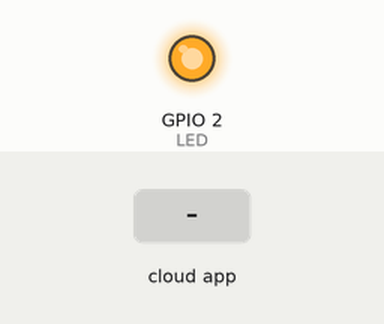
The sketch below on a simulated ESP8266 (NodeMCU). Shown: output pins drawn as LEDs (lit = HIGH). Inputs (shaded band) come from the test bench. WiFi joins after 1.5 s; servers stay silent unless stated; what the sketch prints to the serial monitor is not drawn.

Above: at 2.7 s.
2.8 s: the phone or cloud app sets mask to 1
At 3.2 s:
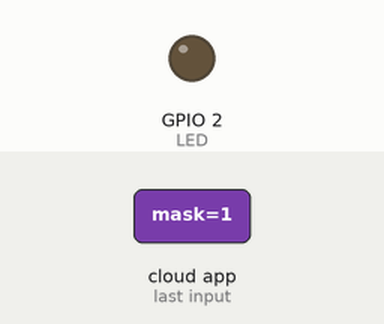
4.3 s: the phone or cloud app sets jarvis to 0
At 5.6 s:
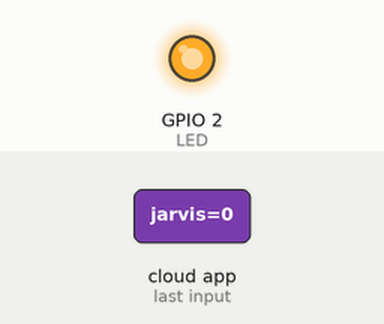
10.3 s: the phone or cloud app sets jarvis to 1
At 11.4 s:
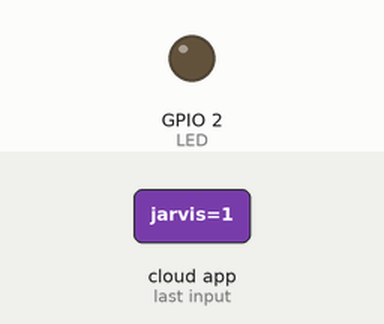
Timing chart, 0 to 12.8 s (numbered marks = the images above; inputs shaded):
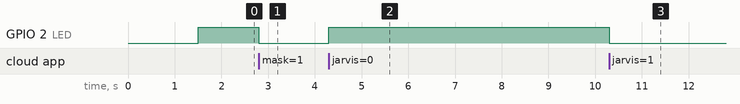

The sketch:

IronMan_Alexa_Mask.ino
```cpp
/*
Eric's Alexa integration for Iron Man mask
Code based on ESP8266 Amazon Alexa seen here: https://www.youtube.com/watch?v=MYwN_F2ej8U&lc=UgyFXuANw-xItWWllJx4AaABAg
Original Code found here (no Guthub to fork from Booo) https://bitbucket.org/xoseperez/fauxmoesp
Libraries copied to my GitHub so Eric can recreate these in the future (he's too dumb to follow links)-
Download originals for updates
ONLY compatible with ESP8266- See link above for ESP32 functionality needs

*/


#include <Arduino.h>
#include <ESP8266WiFi.h>
#include "fauxmoESP.h"
#include "credentials.h"

#define SERIAL_BAUDRATE                 115200
#define LED                             2

fauxmoESP fauxmo;

// -----------------------------------------------------------------------------
// Wifi
// -----------------------------------------------------------------------------

void wifiSetup() {

    // Set WIFI module to STA mode
    WiFi.mode(WIFI_STA);

    // Connect
    Serial.printf("[WIFI] Connecting to %s ", WIFI_SSID);
    WiFi.begin(WIFI_SSID, WIFI_PASS);

    // Wait
    while (WiFi.status() != WL_CONNECTED) {
        Serial.print(".");
        delay(100);
    }
    Serial.println();

    // Connected!
    Serial.printf("[WIFI] STATION Mode, SSID: %s, IP address: %s\n", WiFi.SSID().c_str(), WiFi.localIP().toString().c_str());

}

void setup() {

    // Init serial port and clean garbage
    Serial.begin(SERIAL_BAUDRATE);
    Serial.println();
    Serial.println();

    // Wifi
    wifiSetup();

    // LED
    pinMode(LED, OUTPUT);
    digitalWrite(LED, HIGH);

    // You can enable or disable the library at any moment
    // Disabling it will prevent the devices from being discovered and switched
    fauxmo.enable(true);

    // Add virtual devices
    fauxmo.addDevice("mask");
    fauxmo.addDevice("jarvis");
    fauxmo.addDevice("light three");
    fauxmo.addDevice("light four");

    // fauxmoESP 2.0.0 has changed the callback signature to add the device_id, this WARRANTY
    // it's easier to match devices to action without having to compare strings.
    fauxmo.onMessage([](unsigned char device_id, const char * device_name, bool state) {
        Serial.printf("[MAIN] Device #%d (%s) state: %s\n", device_id, device_name, state ? "ON" : "OFF");
        digitalWrite(LED, !state);
    });

}

void loop() {

    // Since fauxmoESP 2.0 the library uses the "compatibility" mode by
    // default, this means that it uses WiFiUdp class instead of AsyncUDP.
    // The later requires the Arduino Core for ESP8266 staging version
    // whilst the former works fine with current stable 2.3.0 version.
    // But, since it's not "async" anymore we have to manually poll for UDP
    // packets
    fauxmo.handle();


    static unsigned long last = millis();
    if (millis() - last > 60000) {
        last = millis();
        //Serial.printf("[MAIN] Free heap: %d bytes\n", ESP.getFreeHeap());
        Serial.printf("[WIFI] STATION Mode, SSID: %s, IP address: %s\n", WiFi.SSID().c_str(), WiFi.localIP().toString().c_str());
    }

}
```

credentials.h
```cpp
#define WIFI_SSID "xxx"
#define WIFI_PASS "1234567890"
```

Measured:
- after the input at 2.8 s, GPIO 2 (LED): HIGH → LOW at once
- after the input at 4.3 s, GPIO 2 (LED): LOW → HIGH at once
- after the input at 10.3 s, GPIO 2 (LED): HIGH → LOW at once
